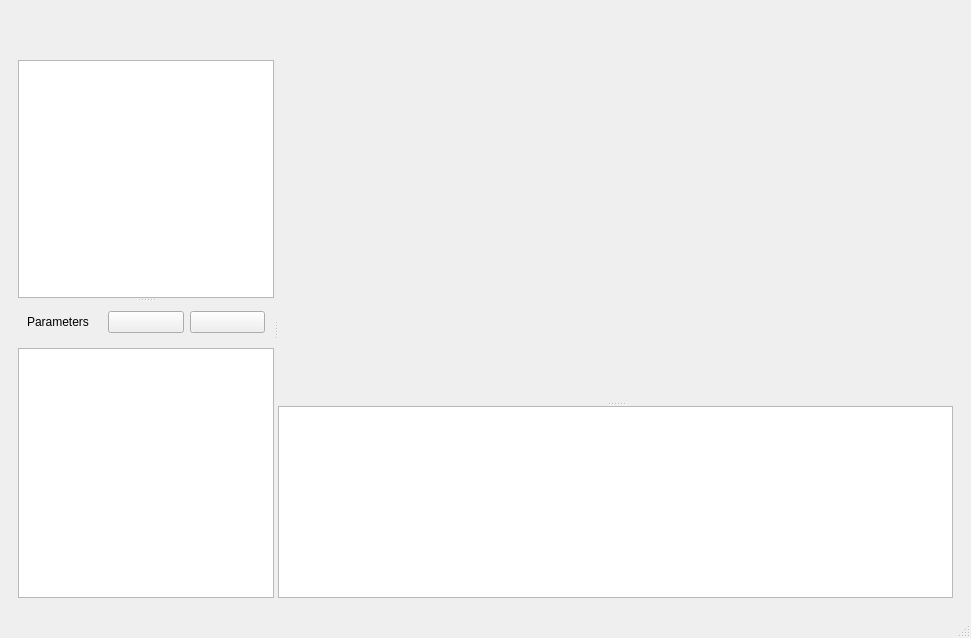
<?xml version="1.0" encoding="UTF-8"?>
<ui version="4.0">
  <class>MainWindow</class>
  <widget class="QMainWindow" name="MainWindow">
    <property name="enabled">
      <bool>true</bool>
    </property>
    <property name="geometry">
      <rect>
        <x>0</x>
        <y>0</y>
        <width>971</width>
        <height>638</height>
      </rect>
    </property>
    <property name="windowTitle">
      <string>MainWindow</string>
    </property>
    <widget class="QWidget" name="centralwidget">
      <property name="sizePolicy">
        <sizepolicy hsizetype="Expanding" vsizetype="Expanding">
          <horstretch>0</horstretch>
          <verstretch>0</verstretch>
        </sizepolicy>
      </property>
      <layout class="QVBoxLayout" name="verticalLayout_3">
        <item>
          <widget class="QWidget" name="top_frame_container" native="true">
            <layout class="QHBoxLayout" name="horizontalLayout_2">
              <item>
                <widget class="RibbonWidget" name="_ribbon" native="true">
                  <layout class="QHBoxLayout" name="horizontalLayout_8"/>
                </widget>
              </item>
            </layout>
          </widget>
        </item>
        <item>
          <widget class="QWidget" name="center_app_container" native="true">
            <property name="sizePolicy">
              <sizepolicy hsizetype="Preferred" vsizetype="Expanding">
                <horstretch>0</horstretch>
                <verstretch>0</verstretch>
              </sizepolicy>
            </property>
            <layout class="QVBoxLayout" name="verticalLayout_2">
              <item>
                <widget class="QSplitter" name="splitter_8">
                  <property name="orientation">
                    <enum>Qt::Horizontal</enum>
                  </property>
                  <widget class="QWidget" name="left_panel_container" native="true">
                    <property name="sizePolicy">
                      <sizepolicy hsizetype="Minimum" vsizetype="Preferred">
                        <horstretch>0</horstretch>
                        <verstretch>0</verstretch>
                      </sizepolicy>
                    </property>
                    <layout class="QVBoxLayout" name="verticalLayout_7">
                      <item>
                        <widget class="QSplitter" name="splitter">
                          <property name="orientation">
                            <enum>Qt::Vertical</enum>
                          </property>
                          <widget class="QWidget" name="tree_view_container" native="true">
                            <layout class="QVBoxLayout" name="verticalLayout_6">
                              <item>
                                <widget class="ModelingOpsView" name="modeling_ops_tree">
                                  <property name="enabled">
                                    <bool>true</bool>
                                  </property>
                                  <property name="sizePolicy">
                                    <sizepolicy hsizetype="Minimum" vsizetype="Expanding">
                                      <horstretch>1</horstretch>
                                      <verstretch>0</verstretch>
                                    </sizepolicy>
                                  </property>
                                  <property name="minimumSize">
                                    <size>
                                      <width>0</width>
                                      <height>100</height>
                                    </size>
                                  </property>
                                  <property name="sizeIncrement">
                                    <size>
                                      <width>1</width>
                                      <height>0</height>
                                    </size>
                                  </property>
                                  <property name="baseSize">
                                    <size>
                                      <width>200</width>
                                      <height>0</height>
                                    </size>
                                  </property>
                                  <property name="contextMenuPolicy">
                                    <enum>Qt::CustomContextMenu</enum>
                                  </property>
                                  <property name="layoutDirection">
                                    <enum>Qt::LeftToRight</enum>
                                  </property>
                                </widget>
                              </item>
                            </layout>
                          </widget>
                          <widget class="QWidget" name="param_table_view_container" native="true">
                            <layout class="QVBoxLayout" name="verticalLayout_5">
                              <item>
                                <widget class="QWidget" name="widget" native="true">
                                  <layout class="QHBoxLayout" name="horizontalLayout">
                                    <item>
                                      <widget class="QLabel" name="param_label">
                                        <property name="text">
                                          <string>Parameters</string>
                                        </property>
                                      </widget>
                                    </item>
                                    <item>
                                      <widget class="QPushButton" name="add_param_btn">
                                        <property name="text">
                                          <string/>
                                        </property>
                                        <property name="icon">
                                          <iconset resource="resources/resources.qrc">
                                            <normaloff>:/icons/plus_dm.png</normaloff>:/icons/plus_dm.png</iconset>
                                        </property>
                                      </widget>
                                    </item>
                                    <item>
                                      <widget class="QPushButton" name="rmv_param_btn">
                                        <property name="text">
                                          <string/>
                                        </property>
                                        <property name="icon">
                                          <iconset resource="resources/resources.qrc">
                                            <normaloff>:/icons/minus_dm.png</normaloff>:/icons/minus_dm.png</iconset>
                                        </property>
                                      </widget>
                                    </item>
                                  </layout>
                                </widget>
                              </item>
                              <item>
                                <widget class="QTableView" name="param_table_view"/>
                              </item>
                            </layout>
                          </widget>
                        </widget>
                      </item>
                    </layout>
                  </widget>
                  <widget class="QWidget" name="console_viewer_container" native="true">
                    <property name="sizePolicy">
                      <sizepolicy hsizetype="Expanding" vsizetype="Preferred">
                        <horstretch>1</horstretch>
                        <verstretch>0</verstretch>
                      </sizepolicy>
                    </property>
                    <layout class="QVBoxLayout" name="verticalLayout">
                      <item>
                        <widget class="QSplitter" name="splitter_3">
                          <property name="sizePolicy">
                            <sizepolicy hsizetype="Preferred" vsizetype="Expanding">
                              <horstretch>0</horstretch>
                              <verstretch>0</verstretch>
                            </sizepolicy>
                          </property>
                          <property name="orientation">
                            <enum>Qt::Vertical</enum>
                          </property>
                          <widget class="OCCTWidget" name="viewer" native="true">
                            <property name="sizePolicy">
                              <sizepolicy hsizetype="Expanding" vsizetype="Expanding">
                                <horstretch>10</horstretch>
                                <verstretch>1</verstretch>
                              </sizepolicy>
                            </property>
                            <property name="minimumSize">
                              <size>
                                <width>0</width>
                                <height>100</height>
                              </size>
                            </property>
                            <property name="sizeIncrement">
                              <size>
                                <width>1</width>
                                <height>0</height>
                              </size>
                            </property>
                            <property name="baseSize">
                              <size>
                                <width>800</width>
                                <height>500</height>
                              </size>
                            </property>
                            <property name="layoutDirection">
                              <enum>Qt::LeftToRight</enum>
                            </property>
                          </widget>
                          <widget class="QWidget" name="console_container" native="true">
                            <layout class="QVBoxLayout" name="verticalLayout_4">
                              <item>
                                <widget class="ConsoleWidget" name="_console">
                                  <property name="sizePolicy">
                                    <sizepolicy hsizetype="Expanding" vsizetype="Preferred">
                                      <horstretch>0</horstretch>
                                      <verstretch>0</verstretch>
                                    </sizepolicy>
                                  </property>
                                  <property name="minimumSize">
                                    <size>
                                      <width>0</width>
                                      <height>50</height>
                                    </size>
                                  </property>
                                </widget>
                              </item>
                            </layout>
                          </widget>
                        </widget>
                      </item>
                    </layout>
                  </widget>
                </widget>
              </item>
            </layout>
          </widget>
        </item>
      </layout>
    </widget>
    <widget class="QStatusBar" name="statusbar"/>
    <widget class="QMenuBar" name="menuBar">
      <property name="enabled">
        <bool>false</bool>
      </property>
      <property name="geometry">
        <rect>
          <x>0</x>
          <y>0</y>
          <width>971</width>
          <height>20</height>
        </rect>
      </property>
      <property name="defaultUp">
        <bool>false</bool>
      </property>
    </widget>
  </widget>
  <customwidgets>
    <customwidget>
      <class>OCCTWidget</class>
      <extends>QWidget</extends>
      <header>nales_alpha/widgets/occt_widget.h</header>
      <container>1</container>
    </customwidget>
    <customwidget>
      <class>ConsoleWidget</class>
      <extends>QTextEdit</extends>
      <header>nales_alpha/widgets/console.h</header>
    </customwidget>
    <customwidget>
      <class>ModelingOpsView</class>
      <extends>QTreeView</extends>
      <header>nales_alpha/views/tree_views.h</header>
    </customwidget>
    <customwidget>
      <class>RibbonWidget</class>
      <extends>QWidget</extends>
      <header>nales_alpha/widgets/ribbon_widget.h</header>
      <container>1</container>
    </customwidget>
  </customwidgets>
  <tabstops>
    <tabstop>modeling_ops_tree</tabstop>
  </tabstops>
  <resources>
    <include location="../resources/resources.qrc"/>
  </resources>
  <connections/>
</ui>
